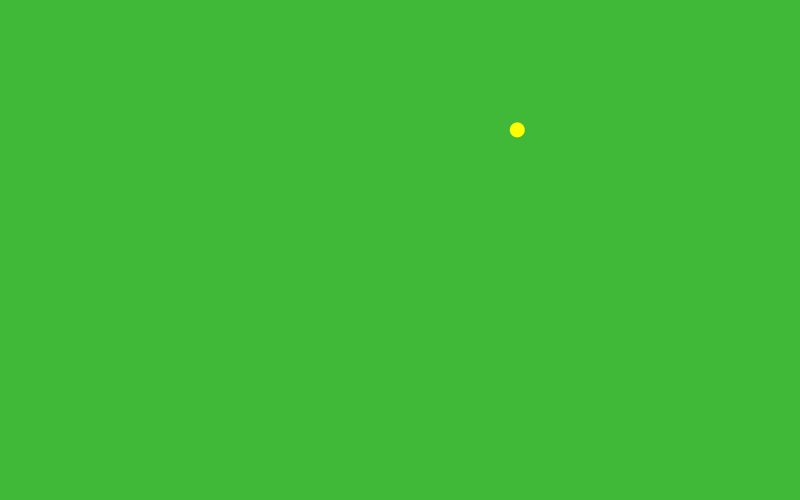
Frame 1 (no input)
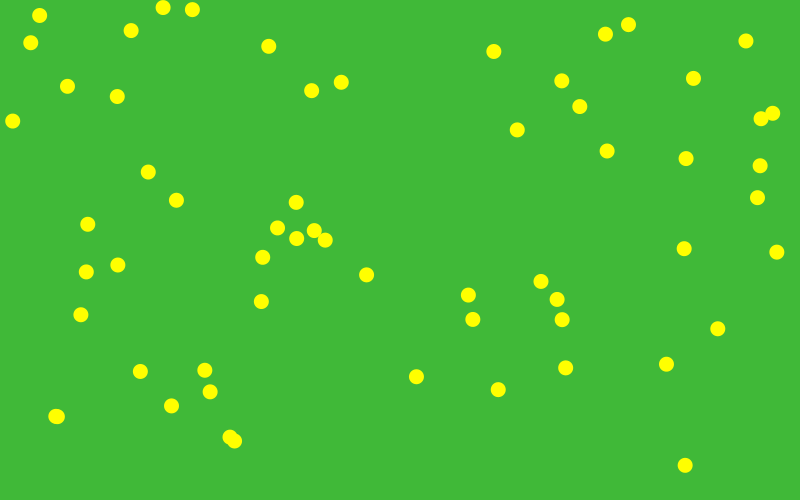
Frame 60 (the mouse pressed at the canvas centre just before this capture)
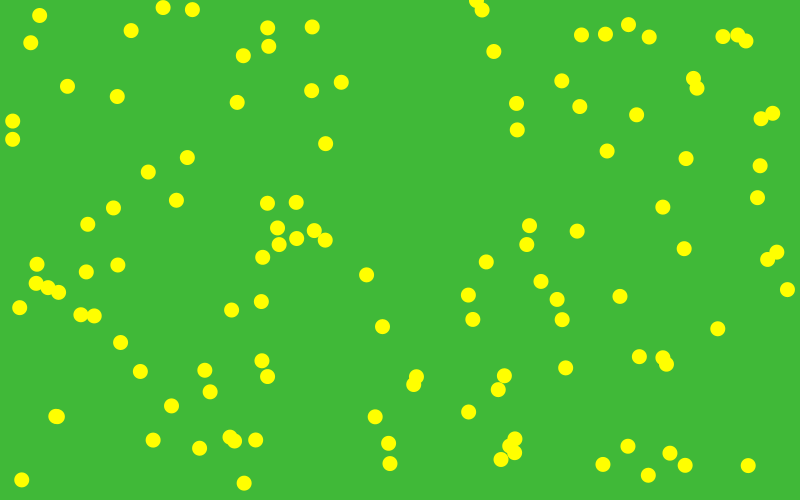
Frame 120 (the mouse held since frame 60 and released just before this capture)

The Processing sketch that drew these frames (run headless with seeded random() and noise(); from frame 60 on, the mouse is pressed at the canvas centre):

// Processing sketch: Question_1
// ── Question_1.pde


void setup() 
{
  size(800,500);
  background(64,185,56);
  frameRate(15);
  

  
}

void draw()
{

  drawYellowCircle(random(width), random(height));
  
}

void drawYellowCircle(float circleX, float circleY)
{

  float circleDiameter = 15;
  
  noStroke();
  fill(255,255,0);
  ellipseMode(CENTER);
  ellipse(circleX, circleY, circleDiameter, circleDiameter);

}
